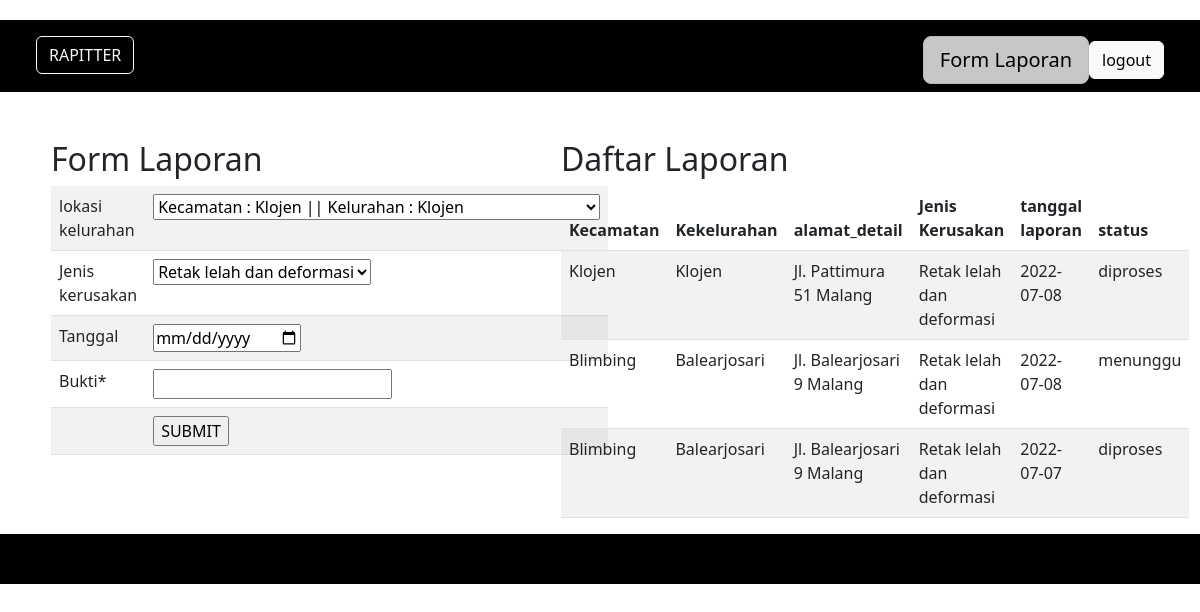
The page /userpage/user.php (signed in) on the database its author committed.
### tables this page shows
CREATE TABLE `laporan_transaksi` (
  `id_laporan` int(11) NOT NULL,
  `id_user` int(11) NOT NULL,
  `id_lokasi` int(11) NOT NULL,
  `id_kerusakan` int(11) NOT NULL,
  `tanggal_laporan` date NOT NULL,
  `bukti_laporan` varchar(200) NOT NULL,
  `id_petugas` int(11) DEFAULT NULL
);

CREATE TABLE `lokasi` (
  `id_lokasi` int(11) NOT NULL,
  `nama_kecamatan` varchar(30) NOT NULL,
  `nama_kelurahan` varchar(30) NOT NULL,
  `alamat_detail` varchar(50) NOT NULL
);

CREATE TABLE `jenis_kerusakan` (
  `id_kerusakan` int(11) NOT NULL,
  `nama_kerusakan` varchar(30) NOT NULL,
  `penanganan` varchar(100) NOT NULL
);

### userpage/user.php (the view, shortened to what this page needs)
<?php
if (!isset($_SESSION['id'])) {
  header("Location: ../index.php");
} else {
  $id = $_SESSION['id'];
}
?>
<!DOCTYPE html>
<html lang="en">
<head>
  <link rel="stylesheet" href="../style.css">
  <link href="https://cdn.jsdelivr.net/npm/bootstrap@5.2.0-beta1/dist/css/bootstrap.min.css" rel="stylesheet">
  <link href="https://cdn.datatables.net/1.12.1/css/dataTables.bootstrap5.min.css" rel="stylesheet">
  <link href="https://cdn.datatables.net/buttons/2.2.3/css/buttons.dataTables.min.css" rel="stylesheet">
</head>
<body>
  <header>
    <h2><a href="../index.php" class="btn btn-outline-light  mt-3 text-light">RAPITTER</a></h2>
    <h3>
      <?php
      if ($_SESSION['level'] == 'user') {
        echo "<a href='laporan.php' class='btn btn-light btn-lg active mt-3 mb-0'>Form Laporan</a>";
        echo "<a href='../pages/logout.php' class='btn btn-light mt-3 mb-0'>logout</a>";
      }
      ?>
    </h3>
  </header>
  <div class="row row d-flex justify-content-center mt-5 mb-6">
    <div class="col-lg-5">
      <h2>Form Laporan</h2>
      <table class="table table-striped table-hover">
        <form action="insertlap.php" method="post">
          <tr>
            <td>lokasi kelurahan</td>
            <td>
              <select name="lokasi">
                <?php
                include_once("../koneksi.php");
                $tek = mysqli_query($mysqli, "SELECT * FROM lokasi");
                while ($tekres = mysqli_fetch_array($tek)) {
                  echo "<option value=" . $tekres['id_lokasi'] . ">
                  Kecamatan :  " . $tekres['nama_kecamatan'] . "  ||
                  Kelurahan :  " . $tekres['nama_kelurahan'] . "
                  </option>";
                }
                ?>
              </select>
            </td>
          </tr>
          <tr>
            <td>Jenis kerusakan</td>
            <td>
              <select name="jenis">
                <?php
                $tek = mysqli_query($mysqli, "SELECT * FROM jenis_kerusakan");
                while ($tekres = mysqli_fetch_array($tek)) {
                  echo "<option value=" . $tekres['id_kerusakan'] . ">" . $tekres['nama_kerusakan'] . "
                  </option>";
                }
                ?>
              </select>
            </td>
          </tr>
          <tr>
            <td>Tanggal</td>
            <td><input type="date" name="tanggal" id=""></td>
          </tr>
          <tr>
            <td>Bukti*</td>
            <td><input type="text" name="bukti" id=""></td>
          </tr>
          <tr>
            <td><input type="hidden" name="id" value=<?php echo $id; ?>></td>
            <td><input mame="ok" type="submit" value="SUBMIT"></td>
          </tr>
        </form>
      </table>
    </div>
    <div class="col-lg-6">
      <?php
      $laporan = mysqli_query($mysqli, "SELECT * FROM laporan_transaksi
       inner join lokasi on(laporan_transaksi.id_lokasi = lokasi.id_lokasi)
       inner join jenis_kerusakan on(jenis_kerusakan.id_kerusakan = laporan_transaksi.id_kerusakan)
       where id_user = '$id';
        "); ?>
      <h2>Daftar Laporan</h2>
      <table width='100%' class="table table-striped table-hover teknisipage">
        <thead class="thead-dark">
          <tr>
            <th scope="col">Kecamatan</th>
            <th scope="col">Kekelurahan</th>
            <th scope="col">alamat_detail</th>
            <th scope="col">Jenis Kerusakan</th>
            <th scope="col">tanggal laporan</th>
            <th scope="col">status</th>
          </tr>
        </thead>
        <?php
        while ($laporanarr = mysqli_fetch_array($laporan)) {
          echo "<tr >";
          echo "<td>" . $laporanarr['nama_kecamatan'] . "</td>";
          echo "<td>" . $laporanarr['nama_kelurahan'] . "</td>";
          echo "<td>" . $laporanarr['alamat_detail'] . "</td>";
          echo "<td>" . $laporanarr['nama_kerusakan'] . "</td>";
          echo "<td>" . $laporanarr['tanggal_laporan'] . "</td>";
          if($laporanarr['id_petugas']==null){
            echo "<td>menunggu</td>";
          }
          else{
            echo "<td>diproses</td>";
          }
        }
        ?>
      </table>
    </div>
  </div>
  <footer>
  </footer>
</body>
</html>

### style.css (style rules this page uses)
body { margin: 0%; }
header { position: relative; color:#fff; background: #000000; padding: 0px 3%; margin-top: 20px; display: flex; justify-content: space-between; }
footer { width: 100%; height: 50px; padding-left: 10px; line-height: 50px; background: rgb(0, 0, 0); color: #fff; margin-top: 0px; position: relative; bottom: 0px; }

### rows shown on the page
laporan_transaksi: id_lokasi.nama_kecamatan "Klojen", id_lokasi.nama_kelurahan "Klojen", id_lokasi.alamat_detail "Jl. Pattimura 51 Malang", id_kerusakan.nama_kerusakan "Retak lelah dan deformasi", tanggal_laporan "2022-07-08", shows "diproses"
laporan_transaksi: id_lokasi.nama_kecamatan "Blimbing", id_lokasi.nama_kelurahan "Balearjosari", id_lokasi.alamat_detail "Jl. Balearjosari 9 Malang", id_kerusakan.nama_kerusakan "Retak lelah dan deformasi", tanggal_laporan "2022-07-08", shows "menunggu"
laporan_transaksi: id_lokasi.nama_kecamatan "Blimbing", id_lokasi.nama_kelurahan "Balearjosari", id_lokasi.alamat_detail "Jl. Balearjosari 9 Malang", id_kerusakan.nama_kerusakan "Retak lelah dan deformasi", tanggal_laporan "2022-07-07", shows "diproses"

### other values the page prints
form field jenis "Retak lelah dan deformasi"
